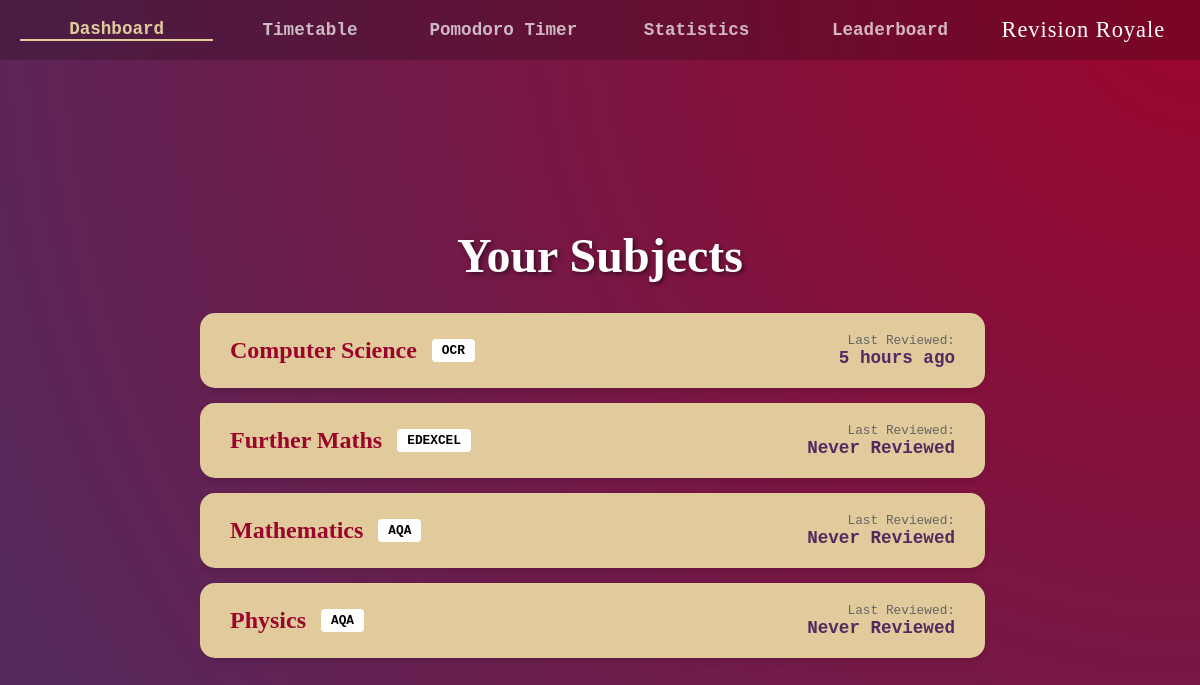
Page /dashboard (signed in) on the committed database.
### tables this page shows
CREATE TABLE Subjects
(SubjectID INTEGER PRIMARY KEY AUTOINCREMENT,
SubjectName TEXT,
ExamBoard TEXT,
TimeSpent INTEGER,
LastReviewed INTEGER,
Priority REAL,
Username TEXT,
FOREIGN KEY(Username) REFERENCES Users(Username));

### app.py (the view)
@app.route("/dashboard", methods=["GET"])
def DashboardPage():
    AuthHandling(session)
    if CurrentUser is None:
        return redirect("/login")
    if CurrentUser.GetAttribute("SetupComplete").Value == 0:
        return redirect("/setup-subjects")
    SubjectRecords: list[Record] = ProgramDatabase.GetAllRecords("Subjects", AttributeValue("Username", "TEXT", session["user"]))
    if SubjectRecords is None or SubjectRecords == []:
        return redirect('/setup-subjects')
    Subjects = []
    for Subject in SubjectRecords:
        LastReviewed = Subject.GetAttribute("LastReviewed").Value
        if LastReviewed == 0:
            LastReviewed = "Never Reviewed"
        else:
            LastReviewed = arrow.get(LastReviewed).humanize()
        Subjects.append({"SubjectID" : Subject.GetPrimaryKey().Value,
                         "SubjectName": Subject.GetAttribute("SubjectName").Value,
                         "ExamBoard": Subject.GetAttribute("ExamBoard").Value,
                         "LastReviewed": LastReviewed})
    return render_template("authenticated/dashboard.html", ActivePage="dashboard", Subjects=Subjects)

### app.py (called while the page is built)
def AuthHandling(Session):
    global CurrentUser
    if "user" not in Session:
        return redirect("/login")
    if CurrentUser is None or CurrentUser.IsEmpty():
        CurrentUser = AuthenticationModule.GetUserRecord(session["user"])
    if CurrentUser is None or CurrentUser.IsEmpty():
        return redirect("/login")
    else:
        AuthenticationModule.UpdateStreak(CurrentUser)
        AuthenticationModule.UpdateLastActive(CurrentUser)

### modules.py (called while the page is built)
def GetAttributeValueFromList(Attributes: list[AttributeValue], Name: str) -> AttributeValue:
    for Attribute in Attributes:
        if Attribute.Name == Name:
            return Attribute
    return None

    def IsEmpty(self) -> bool:
        return (self.TableName == "" or self.PrimaryKey == None)

    def GetTableName(self) -> str:
        return self.TableName

    def GetPrimaryKey(self) -> AttributeValue:
        return self.PrimaryKey

    def GetAttributes(self) -> list[AttributeValue]:
        return self.Attributes

    def ChangeAttribute(self, Name: str, Value: any) -> None:
        CurrentAttributes: list[AttributeValue] = self.Attributes
        if Name == self.PrimaryKey.Name:
            return
        for Attribute in CurrentAttributes:
            if Attribute.Name == Name:
                Attribute.Value = Value
        self.Attributes = CurrentAttributes

    def GetAttribute(self, Name: str) -> AttributeValue:
        return GetAttributeValueFromList(self.Attributes, Name)

    def UpdateStreak(self, UserRecord: Record):
        CurrentTime: int = int(time.time())
        CurrentDayNumber = CurrentTime // 86400 # Dividing the seconds by 86400 (the number of seconds in a day)
        LastDayNumber = UserRecord.GetAttribute("LastActive").Value // 86400 # Dividing the seconds by 86400 (the number of seconds in a day)
        if CurrentDayNumber == LastDayNumber: ## Not a new day login
            pass
        elif CurrentDayNumber == (LastDayNumber + 1): ## If the streak is consecutive by a day
            UserRecord.ChangeAttribute("Streak", UserRecord.GetAttribute("Streak").Value + 1) ## Increments the user's streak
        else: # Streak broken
            UserRecord.ChangeAttribute("Streak", 1) ## Reset the user's streak
        self.ProgramDatabase.SaveRecord(UserRecord)

    def UpdateLastActive(self, UserRecord: Record):
        UserRecord.ChangeAttribute("LastActive", int(time.time()))
        self.ProgramDatabase.SaveRecord(UserRecord)

### templates/authenticated/dashboard.html
{% extends "authenticated/authenticated_base.html" %}
{% block app_content %}
<div class="dashboard-container">
    <h1 class="page-title">Your Subjects</h1>
    <div class="subject-list-container">
        {% if Subjects %}
            {% for Subject in Subjects %}
            <a href="/deck_selection?SubjectID={{Subject.SubjectID}}" class="subject-card">
                <div class="subject-info">
                    <h2 class="subject-name">{{ Subject.SubjectName }}</h2>
                    <span class="exam-board-tag">{{ Subject.ExamBoard }}</span>
                </div>
                <div class="last-reviewed">
                    <span class="label">Last Reviewed:</span>
                    <span class="time">{{ Subject.LastReviewed }}</span>
                </div>
            </a>
            {% endfor %}
        {% endif %}
    </div>
</div>
{% endblock %}

### static/style.css (style rules this page uses)
* { margin: 0; padding: 0; box-sizing: border-box; }
body { height: 100vh; display: flex; justify-content: center; align-items: center; color: white; font-family: 'Courier New', Courier, monospace; background: radial-gradient(circle at top right, #9b052cff, #502b5fff); text-align: center; }
h1 { font-family: 'Royale', 'Courier New', serif; font-size: 5rem; margin-bottom: 5px; }
.dashboard-container { width: 800px; display: flex; flex-direction: column; align-items: center; padding-top: 20px; }
.page-title { font-family: 'Consolas', serif; font-size: 3rem; margin-bottom: 30px; text-shadow: 2px 2px 4px rgba(0,0,0,0.5); }
.subject-info { display: flex; align-items: center; gap: 15px; }
.subject-list-container { width: 100%; max-height: 60vh; overflow-y: auto; padding-right: 15px; scrollbar-width: thin; scrollbar-color: #e1ca9bff #9b052cff; }
.subject-card { background-color: #e1ca9bff; color: #333; padding: 20px 30px; border-radius: 15px; margin-bottom: 15px; display: flex; justify-content: space-between; align-items: center; box-shadow: 0 4px 6px rgba(0,0,0,0.1); transition: transform 0.2s; text-decoration: none; }
.subject-name { font-family: 'Consolas', serif; font-size: 1.5rem; color: #9b052cff; margin-bottom: 0; margin-right: 0; }
.exam-board-tag { background-color: white; color: black; padding: 4px 10px; border-radius: 4px; font-size: 0.8rem; font-weight: bold; text-transform: uppercase; height: fit-content; }
.last-reviewed { text-align: right; display: flex; flex-direction: column; }
.last-reviewed .label { font-size: 0.8rem; color: #666; }
.last-reviewed .time { font-size: 1.1rem; font-weight: bold; color: #502b5f; }

### rows in the picture
Subjects: SubjectName "Computer Science", ExamBoard "OCR", LastReviewed "5 hours ago"
Subjects: SubjectName "Further Maths", ExamBoard "EDEXCEL", LastReviewed "Never Reviewed"
Subjects: SubjectName "Mathematics", ExamBoard "AQA", LastReviewed "Never Reviewed"
Subjects: SubjectName "Physics", ExamBoard "AQA", LastReviewed "Never Reviewed"
